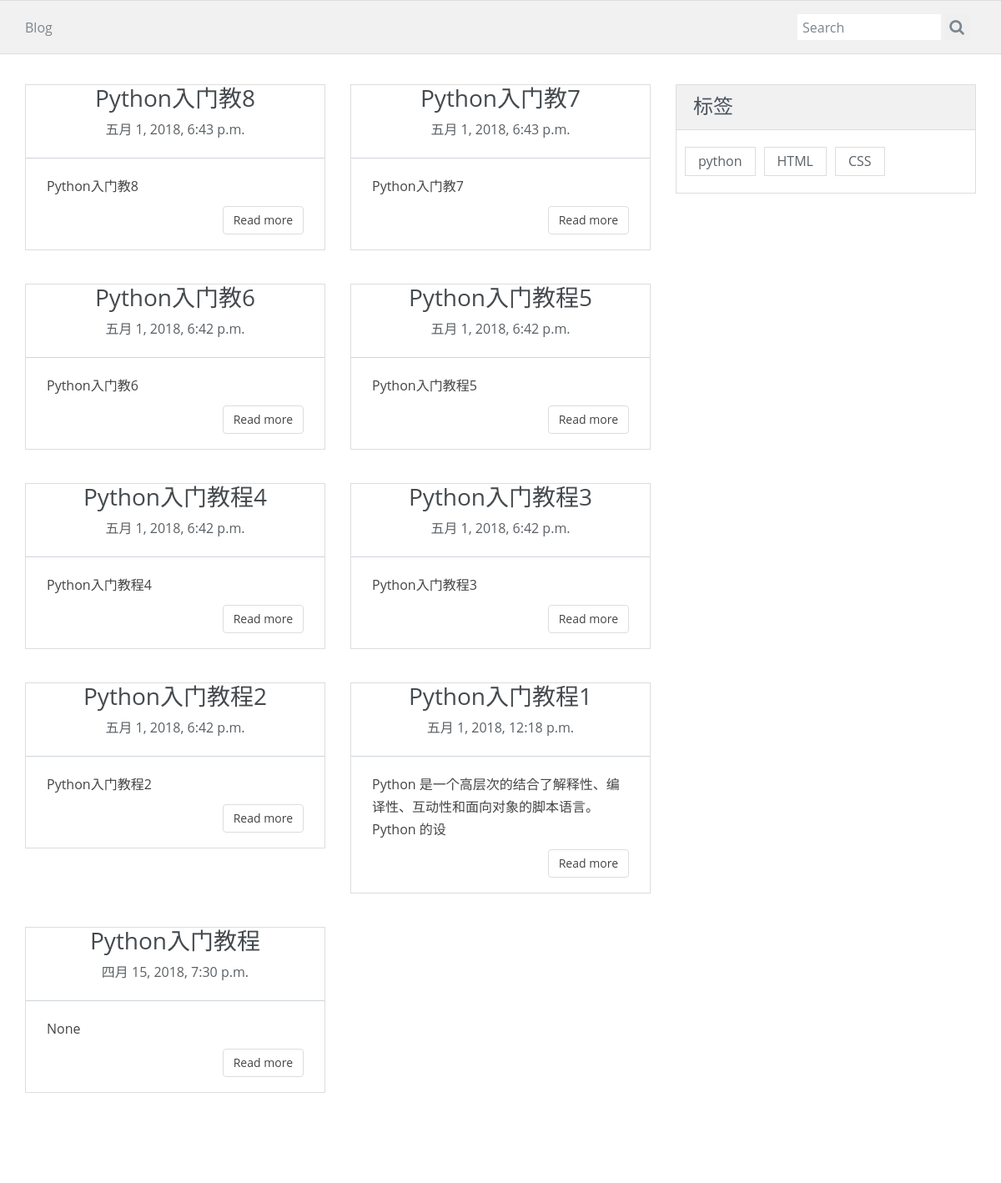
Screenshot of /search/?q=python with the database file from the repository.
### blog/models.py (models this page shows, shortened)
class Article(models.Model):
    title = models.CharField('标题', max_length=50, )
    body = models.TextField('正文')
    create_at = models.DateTimeField('创建时间', auto_now_add=True)
    abstract = models.CharField('摘要', max_length=50, blank=True, null=True)
    category = models.ForeignKey(Category, null=True, on_delete=models.CASCADE)
    class Meta:
        ordering = ['-create_at']

class Category(models.Model):
    name = models.CharField("标签", max_length=20, unique=True)
    def __str__(self):
        return self.name

### blog/views.py (the view)
# urls.py: path('search/', views.search_view, name='search'),
def search_view(request):
    q = request.GET.get('q')
    category = Category.objects.all()
    article_list = Article.objects.filter(title__icontains=q)
    return render(request, 'blog/search.html', context={'article': article_list, 'category': category})

### blog/templates/blog/search.html (shortened to what this page needs)
<!DOCTYPE html>
<html lang="en">
<head>
    {% load static %}
    <link rel="stylesheet" href="{% static 'blog/css/bootstrap.css' %}">
    <link rel="stylesheet" href="{% static 'blog/css/font-awesome/css/font-awesome.css' %}">
    <link rel="stylesheet" href="{% static 'blog/css/style.css' %}" id="theme-styles">
</head>
<body>
<header>
    <div class="widewrapper subheader">
        <div class="container">
            <div class="clean-breadcrumb">
                <a href="/index/">Blog</a>
            </div>
            <div class="clean-searchbox">
                <form action="{% url 'search' %}" method="get" accept-charset="utf-8">
                    <input class="searchfield" id="searchbox" name='q' type="text" placeholder="Search">
                    <button class="searchbutton" type="submit">
                        <i class="fa fa-search"></i>
                    </button>
                </form>
            </div>
        </div>
    </div>
</header>
<div class="widewrapper main">
    <div class="container">
        <div class="row">
            <div class="col-md-8 blog-main">
                <div class="row">
                    {% for i in article %}
                        <div class="col-md-6 col-sm-6">
                            <article class="blog-teaser">
                                <header>
                                    <h3><a href="/detail/{{ i.id }}/">{{ i.title }}</a></h3>
                                    <span class="meta">{{ i.create_at }}</span>
                                    <hr>
                                </header>
                                <div class="body">
                                    {{ i.abstract }}
                                </div>
                                <div class="clearfix">
                                    <a href="/detail/{{ i.id }}/" class="btn btn-clean-one">Read more</a>
                                </div>
                            </article>
                        </div>
                    {% empty %}
                        <div>没有符合条件的文章</div>
                    {% endfor %}
                </div>
            </div>
            <aside class="col-md-4 blog-aside">
                <div class="aside-widget">
                    <header>
                        <h3>标签</h3>
                    </header>
                    <div class="body clearfix">
                        <ul class="tags">
                            {% for foo in category %}
                                <li><a href="/search/?q={{ foo }}">{{ foo }}</a></li>
                            {% endfor %}
                        </ul>
                    </div>
                </div>
            </aside>
        </div>
        <div class="row">
            <nav aria-label="Page navigation">
            </nav>
        </div>
    </div>
</div>
</body>
</html>

### blog/static/blog/css/style.css (style rules this page uses)
body { font-size: 16px; line-height: 27px; font-family: 'Open Sans', sans-serif; color: #444; background-color: #fff; }
a { color: #5b6268; }
h3 { font-size: 21px; line-height: 30px; font-weight: normal; font-family: 'Open Sans', sans-serif; }
hr { border-top-color: #ced5db; }
.fa { font-size: 24px; }
.widewrapper { background-color: #fff; }
.widewrapper.subheader { background-color: #f1f1f1; color: #444; font-size: 16px; min-height: 63px; border-top: 1px solid #ddd; border-bottom: 1px solid #ddd; }
.clean-breadcrumb { color: #7b8690; float: left; margin-top: 19px; }
.clean-breadcrumb a { color: #7b8690; }
.clean-searchbox { float: right; display: inline-block; min-width: 210px; margin-bottom: 16px; margin-top: 16px; }
.clean-searchbox form { margin: 0; }
.clean-searchbox .fa { color: #7b8690; font-size: 19px; }
.clean-searchbox .searchbutton, .clean-searchbox .searchfield { color: #7b8690; }
.clean-searchbox .searchbutton { display: inline-block; border: none; line-height: 20px; height: 31px; vertical-align: middle; }
.clean-searchbox .searchfield { border: none; height: 22px; line-height: 22px; -webkit-box-sizing: content-box; -moz-box-sizing: content-box; box-sizing: content-box; padding: 5px 6px 4px 6px; vertical-align: middle; display: inline-block; margin-bottom: 0; width: 160px; font-size: 16px; margin-left: -4px; outline: none; }
.blog-main, .blog-aside { position: relative; }
.blog-main:before, .blog-aside:before { height: 100%; content: ""; position: absolute; top: 0; width: 1px; }
.blog-main { padding-top: 36px; padding-bottom: 20px; }
.blog-main:before { right: -16px; }
.blog-aside { padding-top: 36px; }
.blog-aside:before { left: 15px; }
.aside-widget { margin-bottom: 40px; border: 1px solid #ddd; }
.aside-widget header { background-color: #f1f1f1; border-bottom: 1px solid #ddd; }
.aside-widget header h3 { font-size: 24px; padding: 10px 20px 3px 20px; margin-top: 0; color: #48535f; }
.aside-widget .body { margin: 10px 0; padding: 5px; }
.aside-widget a { color: #5b6268; }
.tags { list-style: none; margin: 0; padding-left: 0; }
.tags li { float: left; }
.tags li a { padding: 3px 15px; display: inline-block; margin: 5px; border: 1px solid rgb(221, 221, 221); }
.blog-teaser { background-color: #fff; border: 1px solid #ddd; margin-bottom: 40px; }
.blog-teaser header { text-align: center; }
.blog-teaser header h3 { color: #454a4e; margin-top: 0; font-size: 28px; margin-bottom: 10px; }
.blog-teaser header h3 a, .blog-teaser header h3 a:focus, .blog-teaser header h3 a:hover { color: #454a4e; }
.blog-teaser header .meta { color: #5a6065; }
.blog-teaser header hr { border-top-color: #ced5db; border-bottom: none; }
.blog-teaser .body { padding-right: 25px; padding-left: 25px; margin-bottom: 10px; color: #444; }
.blog-teaser .btn { float: right; margin-right: 25px; margin-bottom: 18px; }
.meta { margin-bottom: 30px; }
.btn-clean-one { color: #444; border: 1px solid #ddd; }

### rows the page displays
Article: title "Python入门教8", create_at "五月 1, 2018, 6:43 p.m.", abstract "Python入门教8"
Article: title "Python入门教7", create_at "五月 1, 2018, 6:43 p.m.", abstract "Python入门教7"
Article: title "Python入门教6", create_at "五月 1, 2018, 6:42 p.m.", abstract "Python入门教6"
Article: title "Python入门教程5", create_at "五月 1, 2018, 6:42 p.m.", abstract "Python入门教程5"
Article: title "Python入门教程4", create_at "五月 1, 2018, 6:42 p.m.", abstract "Python入门教程4"
Article: title "Python入门教程3", create_at "五月 1, 2018, 6:42 p.m.", abstract "Python入门教程3"
Article: title "Python入门教程2", create_at "五月 1, 2018, 6:42 p.m.", abstract "Python入门教程2"
Article: title "Python入门教程1", create_at "五月 1, 2018, 12:18 p.m.", abstract "Python 是一个高层次的结合了解释性、编译性、互动性和面向对象的脚本语言。 Python 的设"
Article: title "Python入门教程", create_at "四月 15, 2018, 7:30 p.m.", abstract "None"
Category: name "python"
Category: name "HTML"
Category: name "CSS"
